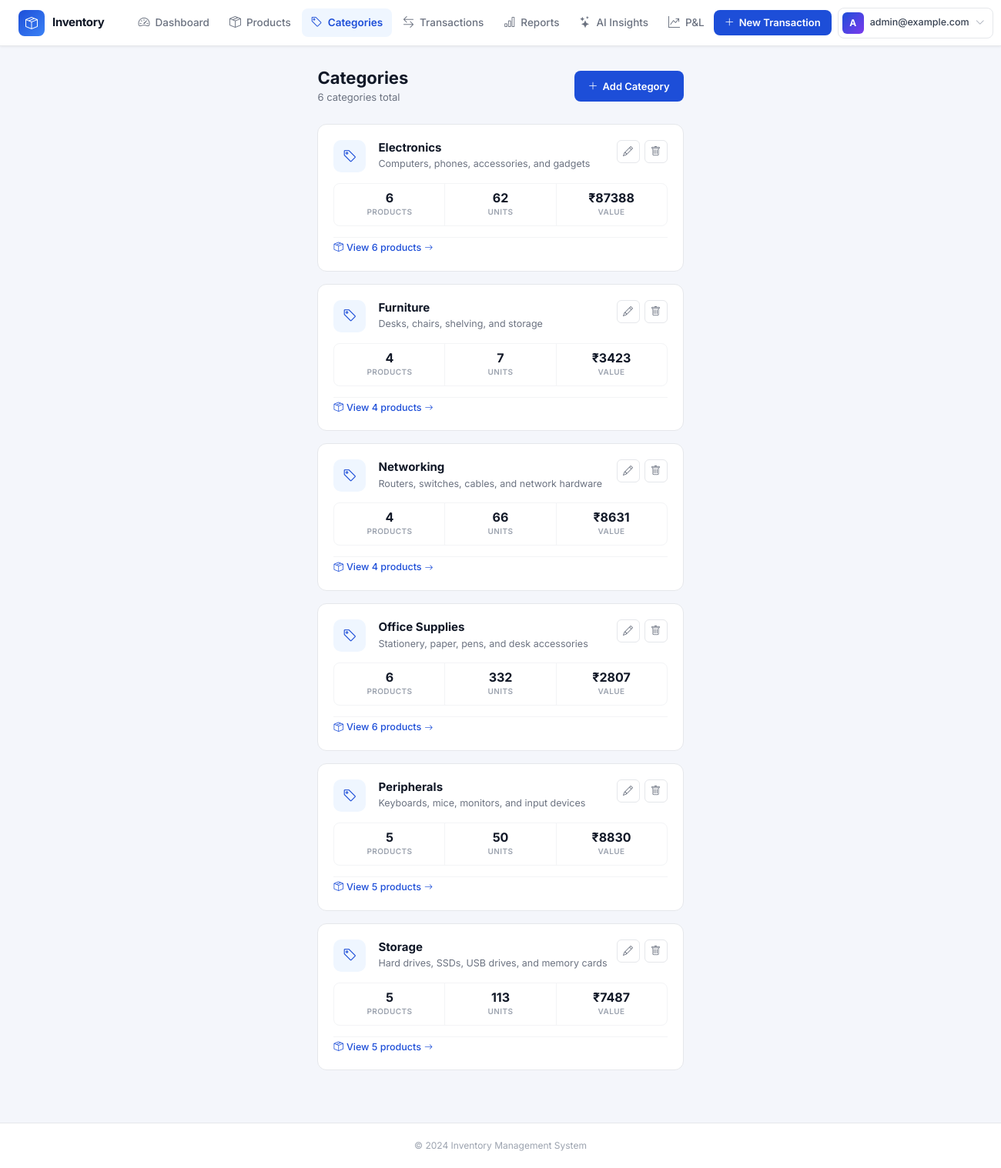
The page /categories/ (signed in) on the database its author committed.
### accounts/models.py (models this page shows, shortened)
class CustomUser(AbstractUser):
    email = models.EmailField(unique=True, db_index=True)
    username = None  # Remove username field
    USERNAME_FIELD = 'email'
    REQUIRED_FIELDS = []
    objects = CustomUserManager()
    class Meta:
        db_table = 'users'
        indexes = [
            models.Index(fields=['email']),
        ]

### inventory/models.py (models this page shows, shortened)
class Category(models.Model):
    user = models.ForeignKey(
        settings.AUTH_USER_MODEL,
        on_delete=models.CASCADE,
        related_name='categories',
        null=True,   # null during migration for existing rows
        blank=True,
    )
    name = models.CharField(max_length=100, db_index=True)
    description = models.TextField(blank=True)
    class Meta:
        db_table = 'categories'
        verbose_name_plural = 'categories'
        unique_together = [('user', 'name')]

### inventory/views.py (the view)
# urls.py: path('categories/', views.CategoryListView.as_view(), name='category_list'),
class CategoryListView(LoginRequiredMixin, ListView):
    model = Category
    template_name = 'inventory/category_list.html'
    context_object_name = 'categories'
    paginate_by = 20
    def get_queryset(self):
        from django.db.models import Count, Sum, F
        return Category.objects.filter(user=self.request.user).annotate(
            product_count=Count('products'),
            total_qty=Sum('products__quantity'),
            total_value=Sum(F('products__quantity') * F('products__price')),
        ).order_by('name')

### templates/inventory/category_list.html (shortened to what this page needs)
{% extends 'base.html' %}
{% block content %}
<div class="page-header">
  <div>
    <h1>Categories</h1>
    <p>{{ categories|length }} categor{{ categories|length|pluralize:"y,ies" }} total</p>
  </div>
  <a href="{% url 'category_create' %}" class="btn-primary-custom">
    <i class="bi bi-plus-lg"></i> Add Category
  </a>
</div>
{% if categories %}
<div class="cat-grid">
  {% for cat in categories %}
  <div class="cat-card">
    <div class="cat-card-top">
      <div class="d-flex align-items-start gap-3">
        <div class="cat-icon"><i class="bi bi-tag"></i></div>
        <div>
          <p class="cat-name">{{ cat.name }}</p>
          <p class="cat-desc">{{ cat.description|default:"No description provided." }}</p>
        </div>
      </div>
      <div class="cat-actions">
        <a href="{% url 'category_update' cat.pk %}" class="btn-icon" title="Edit">
          <i class="bi bi-pencil"></i>
        </a>
        <a href="{% url 'category_delete' cat.pk %}" class="btn-icon danger" title="Delete">
          <i class="bi bi-trash"></i>
        </a>
      </div>
    </div>
    <div class="cat-stats">
      <div class="cat-stat">
        <div class="cat-stat-val">{{ cat.product_count|default:0 }}</div>
        <div class="cat-stat-lbl">Products</div>
      </div>
      <div class="cat-stat">
        <div class="cat-stat-val">{{ cat.total_qty|default:0 }}</div>
        <div class="cat-stat-lbl">Units</div>
      </div>
      <div class="cat-stat">
        <div class="cat-stat-val">₹{{ cat.total_value|default:0|floatformat:0 }}</div>
        <div class="cat-stat-lbl">Value</div>
      </div>
    </div>
    <div class="cat-footer">
      <a href="{% url 'product_list_view' %}?category={{ cat.name }}">
        <i class="bi bi-box-seam"></i>
        View {{ cat.product_count|default:0 }} product{{ cat.product_count|default:0|pluralize }}
        <i class="bi bi-arrow-right" style="font-size:11px;"></i>
      </a>
    </div>
  </div>
  {% endfor %}
</div>
{% endif %}
{% endblock %}

### templates/base.html (shortened to what this page needs)
{% load static %}
<!DOCTYPE html>
<html lang="en">
<head>
    <link href="https://cdn.jsdelivr.net/npm/bootstrap@5.3.0/dist/css/bootstrap.min.css" rel="stylesheet">
    <link href="https://cdn.jsdelivr.net/npm/bootstrap-icons@1.11.0/font/bootstrap-icons.css" rel="stylesheet">
    <link rel="stylesheet" href="{% static 'css/style.css' %}">
</head>
<body>
    <header>
        <nav class="app-navbar">
            <a class="nav-brand" href="{% if user.is_authenticated %}{% url 'dashboard' %}{% else %}{% url 'login' %}{% endif %}">
                <div class="brand-icon"><i class="bi bi-box-seam"></i></div>
                <span class="brand-name">Inventory</span>
            </a>
            {% if user.is_authenticated %}
            <div class="nav-links">
                <a href="{% url 'dashboard' %}"
                   class="nav-link-item {% if request.resolver_match.url_name == 'dashboard' %}active{% endif %}">
                    <i class="bi bi-speedometer2"></i> Dashboard
                </a>
                <a href="{% url 'product_list_view' %}"
                   class="nav-link-item {% if 'product' in request.resolver_match.url_name %}active{% endif %}">
                    <i class="bi bi-box-seam"></i> Products
                </a>
                <a href="{% url 'category_list' %}"
                   class="nav-link-item {% if 'category' in request.resolver_match.url_name %}active{% endif %}">
                    <i class="bi bi-tag"></i> Categories
                </a>
                <a href="{% url 'transaction_history' %}"
                   class="nav-link-item {% if 'transaction' in request.resolver_match.url_name %}active{% endif %}">
                    <i class="bi bi-arrow-left-right"></i> Transactions
                </a>
                <a href="{% url 'reports' %}"
                   class="nav-link-item {% if request.resolver_match.url_name == 'reports' %}active{% endif %}">
                    <i class="bi bi-bar-chart"></i> Reports
                </a>
                <a href="{% url 'ai_insights' %}"
                   class="nav-link-item {% if 'ai' in request.resolver_match.url_name or request.resolver_match.url_name == 'pnl' %}active{% endif %}">
                    <i class="bi bi-stars"></i> AI Insights
                </a>
                <a href="{% url 'pnl' %}"
                   class="nav-link-item {% if request.resolver_match.url_name == 'pnl' %}active{% endif %}">
                    <i class="bi bi-graph-up-arrow"></i> P&amp;L
                </a>
            </div>
            {% endif %}
            <div class="nav-right">
                {% if user.is_authenticated %}
                <a href="{% url 'transaction_create' %}" class="nav-action-btn">
                    <i class="bi bi-plus-lg"></i>
                    <span>New Transaction</span>
                </a>
                <div class="dropdown">
                    <a class="user-menu-btn" href="#" role="button" data-bs-toggle="dropdown" aria-expanded="false">
                        <div class="user-avatar">{{ user.email|first|upper }}</div>
                        <span class="user-email">{{ user.email }}</span>
                        <i class="bi bi-chevron-down user-chevron"></i>
                    </a>
                </div>
                {% else %}
                <a href="{% url 'login' %}" class="nav-link-item">Sign in</a>
                <a href="{% url 'register' %}" class="nav-action-btn">
                    <i class="bi bi-person-plus"></i>
                    <span>Register</span>
                </a>
                {% endif %}
            </div>
        </nav>
    </header>
    <main class="app-main">
        {% block content %}{% endblock %}
    </main>
    <footer class="app-footer">
        &copy; 2024 Inventory Management System
    </footer>
</body>
</html>

### static/css/style.css (style rules this page uses)
footer { margin-top: auto; }
body { display: flex; flex-direction: column; min-height: 100vh; }
main { flex: 1; }

### templates/base.html (style rules this page uses)
* { font-family: 'Inter', sans-serif; }
body { background: #f4f6fb; }
.app-navbar { background: #fff; border-bottom: 1px solid #e5e7eb; padding: 0 24px; height: 60px; display: flex; align-items: center; position: sticky; top: 0; z-index: 1000; box-shadow: 0 1px 3px rgba(0,0,0,.06); }
.nav-brand { display: flex; align-items: center; gap: 10px; text-decoration: none; flex-shrink: 0; margin-right: 32px; }
.nav-brand .brand-icon { width: 34px; height: 34px; background: linear-gradient(135deg, #1d4ed8, #3b82f6); border-radius: 8px; display: flex; align-items: center; justify-content: center; color: #fff; font-size: 16px; }
.nav-brand .brand-name { font-size: 15px; font-weight: 700; color: #111827; letter-spacing: -0.3px; }
.nav-links { display: flex; align-items: center; gap: 2px; flex: 1; }
.nav-link-item { display: flex; align-items: center; gap: 7px; padding: 7px 12px; border-radius: 8px; font-size: 13.5px; font-weight: 500; color: #6b7280; text-decoration: none; transition: all .15s; white-space: nowrap; }
.nav-link-item i { font-size: 15px; }
.nav-link-item.active { color: #1d4ed8; background: #eff6ff; font-weight: 600; }
.nav-right { display: flex; align-items: center; gap: 8px; margin-left: auto; flex-shrink: 0; }
.nav-action-btn { display: flex; align-items: center; gap: 6px; padding: 7px 14px; border-radius: 8px; font-size: 13px; font-weight: 600; background: #1d4ed8; color: #fff; text-decoration: none; border: none; transition: background .15s; }
.user-menu-btn { display: flex; align-items: center; gap: 8px; padding: 5px 10px 5px 5px; border-radius: 8px; border: 1.5px solid #e5e7eb; background: #fff; cursor: pointer; transition: all .15s; text-decoration: none; }
.user-avatar { width: 28px; height: 28px; border-radius: 6px; background: linear-gradient(135deg, #1d4ed8, #7c3aed); display: flex; align-items: center; justify-content: center; color: #fff; font-size: 12px; font-weight: 700; flex-shrink: 0; }
.user-email { font-size: 12.5px; font-weight: 500; color: #374151; max-width: 160px; overflow: hidden; text-overflow: ellipsis; white-space: nowrap; }
.user-chevron { color: #9ca3af; font-size: 12px; }
.app-main { padding: 28px 24px; max-width: 1400px; margin: 0 auto; }
.app-footer { text-align: center; padding: 20px; font-size: 12px; color: #9ca3af; border-top: 1px solid #e5e7eb; margin-top: 40px; background: #fff; }

### rows shown on the page
CustomUser: email|first "A", email "admin@example.com"
Category: name "Electronics", description "Computers, phones, accessories, and gadgets", product_count "6", total_qty "62", total_value "87388"
Category: name "Furniture", description "Desks, chairs, shelving, and storage", product_count "4", total_qty "7", total_value "3423"
Category: name "Networking", description "Routers, switches, cables, and network hardware", product_count "4", total_qty "66", total_value "8631"
Category: name "Office Supplies", description "Stationery, paper, pens, and desk accessories", product_count "6", total_qty "332", total_value "2807"
Category: name "Peripherals", description "Keyboards, mice, monitors, and input devices", product_count "5", total_qty "50", total_value "8830"
Category: name "Storage", description "Hard drives, SSDs, USB drives, and memory cards", product_count "5", total_qty "113", total_value "7487"

### other values the page prints
{{ categories|length }} "6"
